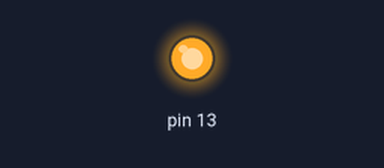
Simulated run of this sketch. Board: Arduino Uno, built with avr-gcc and run on an emulated ATmega328P. Shown: output pins drawn as LEDs (lit = HIGH).

Above: at 0.5 s.
At 5.0 s:
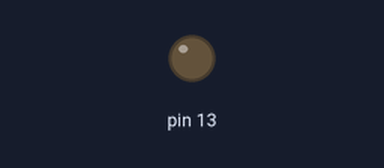
Timing chart, 0 to 6.9 s (numbered marks = the images above):
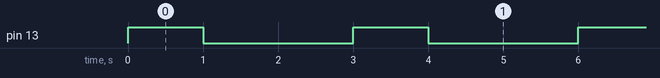

Measured:
- by itself, pin 13: alternates HIGH for 1.0 s and LOW for 2.0 s

The sketch:

led.ino
```cpp
void setup() {
  // put your setup code here, to run once:
pinMode(13,OUTPUT);
}

void loop() {
  digitalWrite(13,HIGH);
  digitalWrite(12,LOW);
  digitalWrite(7,LOW);
  delay(1000);
   digitalWrite(13,LOW);
  digitalWrite(12,HIGH);
  digitalWrite(7,LOW);
  delay(1000);
   digitalWrite(13,LOW);
  digitalWrite(12,LOW);
  digitalWrite(7,HIGH);
  delay(1000);
  // put your main code here, to run repeatedly:

}
```
